Frame 1 (no input): blank canvas, image omitted
Frame 60 (no input): blank canvas, image omitted
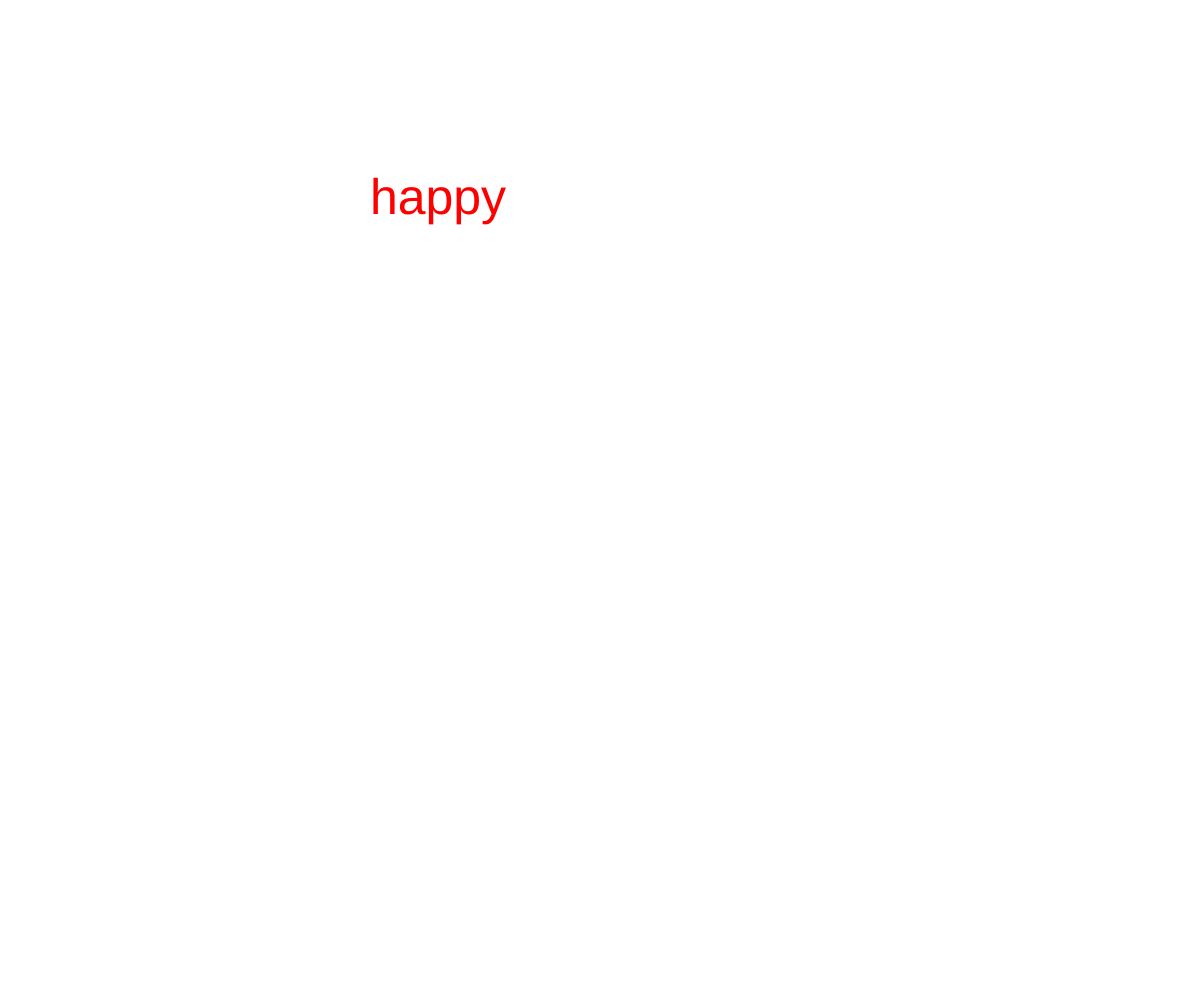
Frame 120 (the mouse pressed at the canvas centre since frame 60)

The p5.js sketch whose frames 1 and 60 were blank and that drew this single picture after the mouse press (run headless with seeded random() and noise() and a simulated clock; from frame 60 on, the mouse is pressed at the canvas centre):

// p5.js sketch
// ── sketch.js
let sentence=['happy','chrysler'];
let word;
let x =200 ;
let y= 200 ;
let ts=50;
let speed=2;
let r= 0 ;
function setup() {
createCanvas(windowWidth, windowHeight);
	textAlign(CENTER, CENTER) ; 
	setTimeout(eventOne, 1000);

setTimeout(eventTwo, 3000);

function eventOne(){
	console.log('first event being triggered!');
	word = sentence[0];
	
		
}

function eventTwo(){
	console.log('second event being triggered!');
	word = sentence[1];
	ts = 60;	
	speed=-1 ;

}
}

function draw() {
	noStroke();
	background(255) ;
	textSize(ts);
	fill(255,0,0) ;
	text(word,x, y) ;
	x = x+speed ;
	
}

// ── style.css
body{
	font-size: 4rem;
	text-align: center ;
	color:#ff0000 ;
	text-shadow: #1f7714 1px 0 10px ;
}
